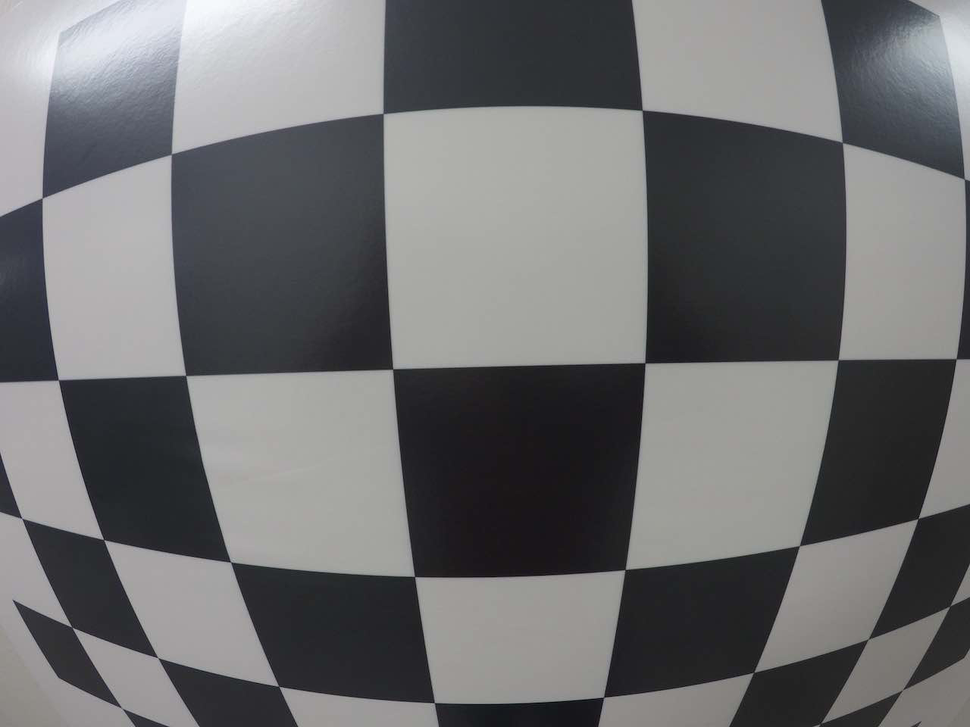
#> input picture AdvancedLane_practice/test_image.png, 970 x 727 px, shrunk from 1280 x 960 before the run
$ python CorrectingForDistortioin_L6_12.py
#> lines starting #> are read from the running program, lines starting #| are printed output that depends on the picture
import pickle
import cv2
import numpy as np
import matplotlib.pyplot as plt

#read in the saved objpoint and imgpoints

dist_pickle = pickle.load(open("wide_dist_pickle.p","rb"))
#> (reads AdvancedLane_practice/wide_dist_pickle.p from the repository)
objpoints = dist_pickle["objpoints"]
imgpoints = dist_pickle["imgpoints"]

# read in an image
img = cv2.imread('test_image.png')
#> img is the input picture: shape (727, 970, 3); mean B, G, R 110.9, 109.7, 109.3

def cal_undistort(img,objpoints,imgpoints):
    # img.shape, it returns a tuple of number of rows, columns and channels
    img_size = (img.shape[1],img.shape[0])
#> img_size = (970, 727)

    #cv2.calibrateCamera(), it retunrs the camera matrix, distortion, coefficients, rotation, and translation vectors
    ret, mtx, dist, rvecs, tvecs = cv2.calibrateCamera(objpoints, imgpoints, img_size, None, None)
#> ret = 0.566
    undist = cv2.undistort(img,mtx,dist,None,mtx)
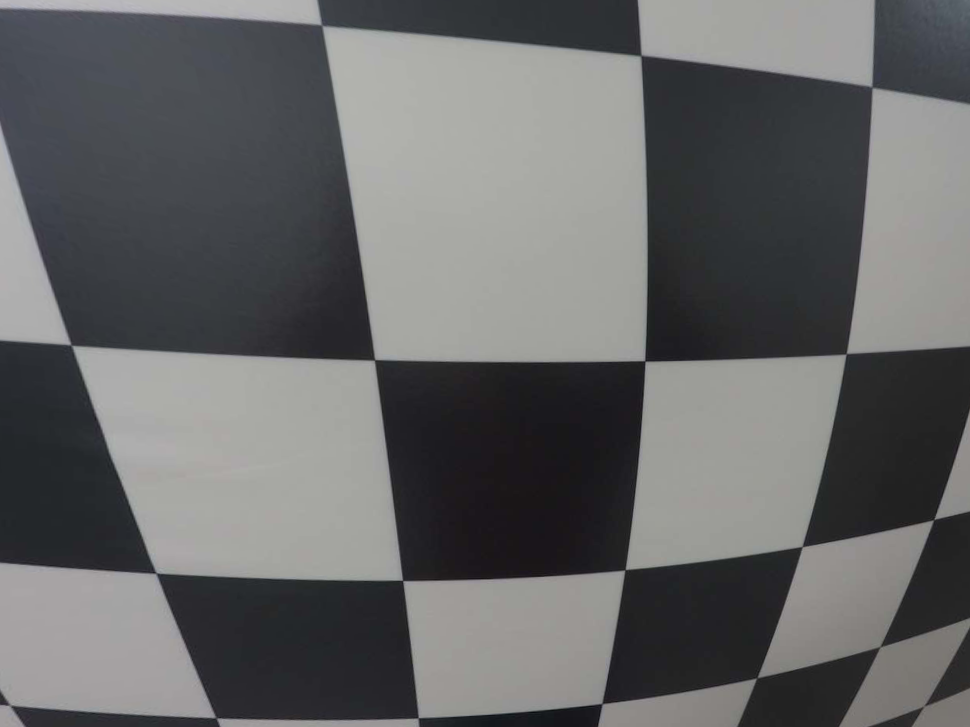
#> undist: shape (727, 970, 3); mean B, G, R 102.4, 101.9, 101.3

    return undist

undistorted = cal_undistort(img,objpoints,imgpoints)

f,(ax1,ax2) = plt.subplots(1,2,figsize=(24,9))
f.tight_layout()
ax1.imshow(img)
ax1.set_title('Original_Image',fontsize = 50)
ax2.imshow(undistorted)
plt.show()
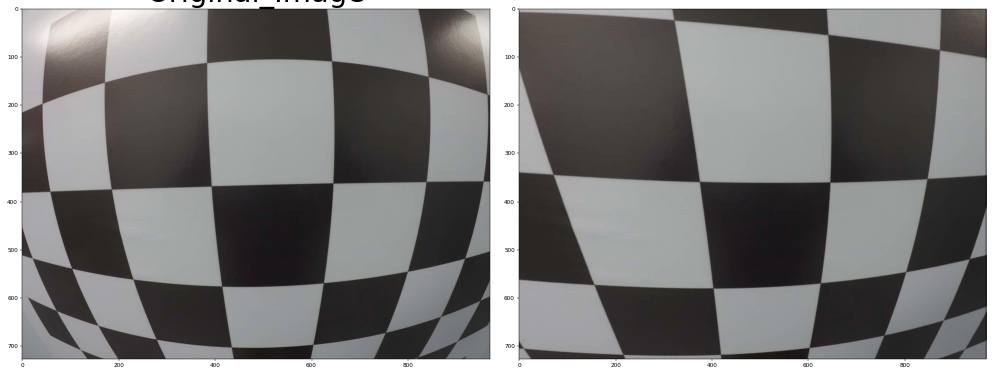
#> figure drawn by matplotlib, 2 panels; B, G, R data is drawn as R, G, B
#adjust(left=0.,right=1,top=0.9,bottom=0.)
